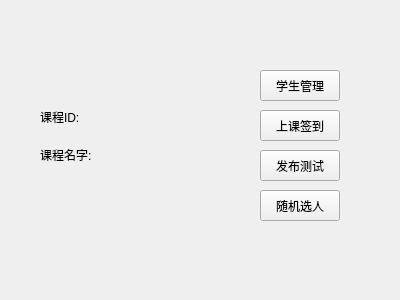
<?xml version="1.0" encoding="UTF-8"?>
<ui version="4.0">
 <class>TeacherClassInfo</class>
 <widget class="QWidget" name="TeacherClassInfo">
  <property name="geometry">
   <rect>
    <x>0</x>
    <y>0</y>
    <width>400</width>
    <height>300</height>
   </rect>
  </property>
  <property name="windowTitle">
   <string>Form</string>
  </property>
  <widget class="QWidget" name="verticalLayoutWidget">
   <property name="geometry">
    <rect>
     <x>40</x>
     <y>100</y>
     <width>160</width>
     <height>71</height>
    </rect>
   </property>
   <layout class="QVBoxLayout" name="verticalLayout">
    <item>
     <layout class="QHBoxLayout" name="horizontalLayout_3">
      <item>
       <widget class="QLabel" name="label_5">
        <property name="text">
         <string>课程ID:</string>
        </property>
       </widget>
      </item>
      <item>
       <widget class="QLabel" name="classIDLabel">
        <property name="text">
         <string/>
        </property>
       </widget>
      </item>
     </layout>
    </item>
    <item>
     <layout class="QHBoxLayout" name="horizontalLayout">
      <item>
       <widget class="QLabel" name="label">
        <property name="text">
         <string>课程名字:</string>
        </property>
       </widget>
      </item>
      <item>
       <widget class="QLabel" name="classNameLabel">
        <property name="text">
         <string/>
        </property>
       </widget>
      </item>
     </layout>
    </item>
   </layout>
  </widget>
  <widget class="QPushButton" name="StudentManageButton">
   <property name="geometry">
    <rect>
     <x>260</x>
     <y>70</y>
     <width>80</width>
     <height>31</height>
    </rect>
   </property>
   <property name="text">
    <string>学生管理</string>
   </property>
  </widget>
  <widget class="QPushButton" name="SignupButton">
   <property name="geometry">
    <rect>
     <x>260</x>
     <y>110</y>
     <width>80</width>
     <height>31</height>
    </rect>
   </property>
   <property name="text">
    <string>上课签到</string>
   </property>
  </widget>
  <widget class="QPushButton" name="QuizButton">
   <property name="geometry">
    <rect>
     <x>260</x>
     <y>150</y>
     <width>80</width>
     <height>31</height>
    </rect>
   </property>
   <property name="text">
    <string>发布测试</string>
   </property>
  </widget>
  <widget class="QPushButton" name="ChooseroleButton">
   <property name="geometry">
    <rect>
     <x>260</x>
     <y>190</y>
     <width>80</width>
     <height>31</height>
    </rect>
   </property>
   <property name="text">
    <string>随机选人</string>
   </property>
  </widget>
 </widget>
 <resources/>
 <connections/>
</ui>
